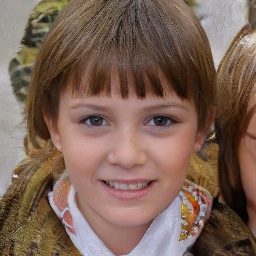
#> input picture Coding/Image/test/Fake/00HZSJQ99D.jpg, 256 x 256 px
$ python -i compression_residual.py   (imports and definitions only)
#> lines starting #> are read from the running program, lines starting #| are printed output that depends on the picture
import numpy as np
import cv2
import logging

logger = logging.getLogger(__name__)

def compute_compression_residual_anomaly(frames: list[np.ndarray]) -> float:
    """
    Computes compression residual anomaly.

    Separates Real Compression (e.g. H.264 macroblocks) from Generative Artifacts.
    Real video compression creates blocky artifacts that remain relatively
    static across P-frames and B-frames.
    Generative AI models create pixel-level noise that is independently
    sampled per frame, leading to high temporal variance in the noise residual.

    We extract the noise residual using a bilateral filter (which preserves edges)
    and then measure the temporal variance of this residual.
    """
    if len(frames) < 2:
        return 0.5

    try:
        target_size = 256
        residuals = []

        for f in frames:
            if len(f.shape) == 3:
                gray = cv2.cvtColor(f, cv2.COLOR_RGB2GRAY)
            else:
                gray = f

            if gray.shape[:2] != (target_size, target_size):
                gray = cv2.resize(gray, (target_size, target_size), interpolation=cv2.INTER_AREA)

            # Extract noise residual
            # Smooth the image while keeping edges sharp
            smoothed = cv2.bilateralFilter(gray, d=5, sigmaColor=50, sigmaSpace=50)

            # The residual is the high-frequency noise/texture
            residual = cv2.absdiff(gray, smoothed)
            residuals.append(residual)
#> this loop made 256 passes
#> pass 1, in compute_compression_residual_anomaly, `gray = cv2.resize(gray, (target_size, target_size), interpolation=cv2...`:
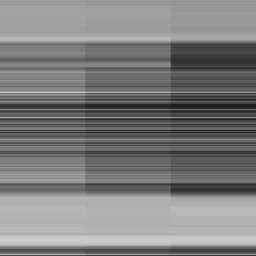
#> gray: shape (256, 256); min 25, max 203, mean 124.3
#> pass 1, in compute_compression_residual_anomaly, `residual = cv2.absdiff(gray, smoothed)`:
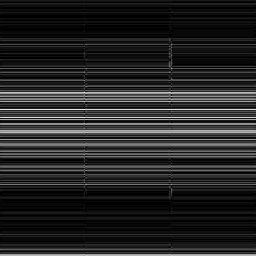
#> residual: shape (256, 256); min 0, max 30, mean 4.5; drawn with min black and max white
#> pass 2, in compute_compression_residual_anomaly, `gray = cv2.resize(gray, (target_size, target_size), interpolation=cv2...`:
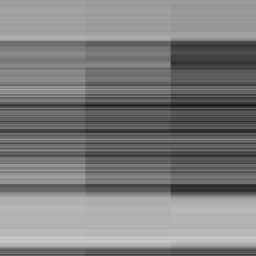
#> gray: shape (256, 256); min 17, max 200, mean 124.6
#> after the loop:
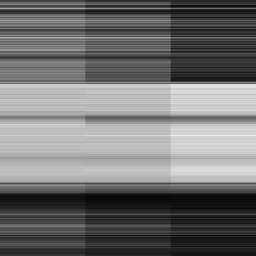
#> gray: shape (256, 256); min 7, max 236, mean 113.2
#> after the loop, residuals = 256 items

        residual_cube = np.stack(residuals, axis=0).astype(np.float32)

        # Calculate temporal variance of the noise residual for each pixel
        # shape: (H, W)
        temporal_variance = np.var(residual_cube, axis=0)
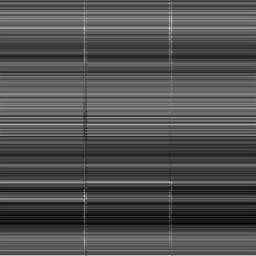
#> temporal_variance: shape (256, 256) float32; min 6.69, max 39.96, mean 17.2; drawn with min black and max white

        # Mean variance across the frame
        mean_var = float(np.mean(temporal_variance))
#> mean_var = 17.2

        # Sigmoid Normalization
        # Real compression: noise residual is static across P-frames (low variance < 5.0)
        # Fake generation: noise residual flickers wildly per frame (high variance > 15.0)
        # Formula: σ(0.5 * (mean_var - 10.0))
        logit = np.clip(0.5 * (mean_var - 10.0), -20.0, 20.0)
#> logit = 3.6
        anomaly_score = 1.0 / (1.0 + np.exp(-logit))
#> anomaly_score = 0.973

        return float(anomaly_score)

    except Exception as e:
        logger.error(f"Compression residual analysis failed: {e}")
        return 0.5

>>> import cv2
>>> picture = cv2.cvtColor(cv2.imread('../../../Image/test/Fake/00HZSJQ99D.jpg'), cv2.COLOR_BGR2RGB)
>>> result = compute_compression_residual_anomaly(picture)
#> result = 0.973

$ run again, on Coding/Image/test/Fake/01AV0VOUAX.jpg
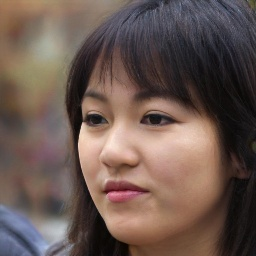
#> input picture Coding/Image/test/Fake/01AV0VOUAX.jpg, 256 x 256 px
#> after the loop in compute_compression_residual_anomaly, `for f in frames:`:
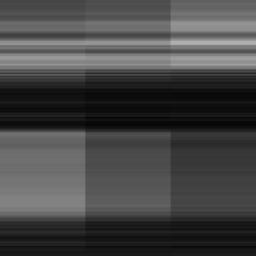
#> gray: shape (256, 256); min 5, max 176, mean 68.9
#> after the loop in compute_compression_residual_anomaly, `for f in frames:`: residuals = 256 items
#> in compute_compression_residual_anomaly, `temporal_variance = np.var(residual_cube, axis=0)`:
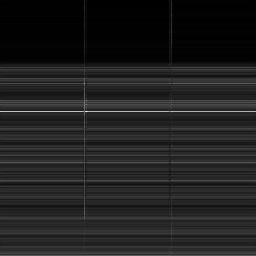
#> temporal_variance: shape (256, 256) float32; min 0.221, max 34.03, mean 4.5; drawn with min black and max white
#> mean_var = 4.52
#> logit = -2.74
#> anomaly_score = 0.0607

$ run again, on Coding/Image/test/Fake/01TLT6JPSK.jpg
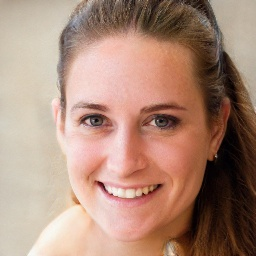
#> input picture Coding/Image/test/Fake/01TLT6JPSK.jpg, 256 x 256 px
#> after the loop in compute_compression_residual_anomaly, `for f in frames:`:
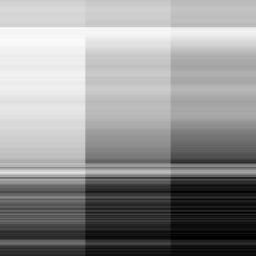
#> gray: shape (256, 256); min 0, max 250, mean 146.6
#> after the loop in compute_compression_residual_anomaly, `for f in frames:`: residuals = 256 items
#> in compute_compression_residual_anomaly, `temporal_variance = np.var(residual_cube, axis=0)`:
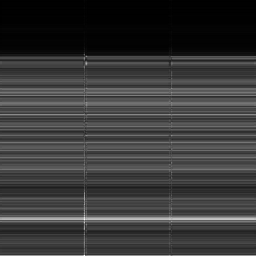
#> temporal_variance: shape (256, 256) float32; min 0.137, max 31.15, mean 7.1; drawn with min black and max white
#> mean_var = 7.06
#> logit = -1.47
#> anomaly_score = 0.187

$ run again, on Coding/Image/test/Fake/0AQEWAAR2I.jpg
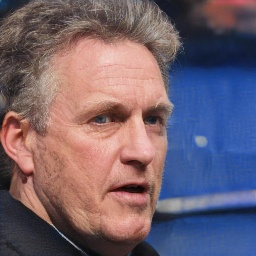
#> input picture Coding/Image/test/Fake/0AQEWAAR2I.jpg, 256 x 256 px
#> after the loop in compute_compression_residual_anomaly, `for f in frames:`:
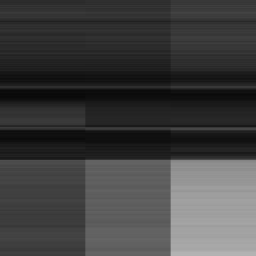
#> gray: shape (256, 256); min 9, max 179, mean 62.6
#> after the loop in compute_compression_residual_anomaly, `for f in frames:`: residuals = 256 items
#> in compute_compression_residual_anomaly, `temporal_variance = np.var(residual_cube, axis=0)`:
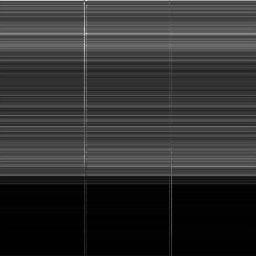
#> temporal_variance: shape (256, 256) float32; min 0.314, max 42.48, mean 8.6; drawn with min black and max white
#> mean_var = 8.58
#> logit = -0.709
#> anomaly_score = 0.33
